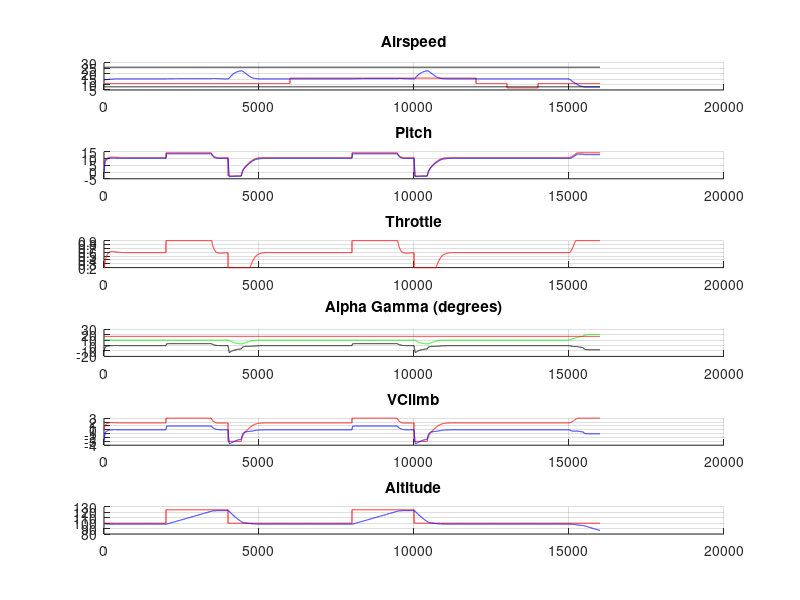

Source code (MATLAB):
clear
clc
close all



dt = 1/60;
simsteps = 16000;

timespan=0:1/60:100;

t = 0;
airspeed = 14;
acceleration = 0;
vclimb = 0;
altitude = 100;
pitch = 0;
alpha = 0;
pitch_sp = 0.2;
throttle = 0.5;
power = 0.25;
elevator = 0;


% Airspeed command
airspeed_sp  = ones(1,simsteps).* 11;
airspeed_sp(1,6000:12000) = 16;
airspeed_sp(1,13000:14000) = 7;

% Altitude command
altitude_sp  = ones(1,simsteps).* 100;
altitude_sp(1,2000:4000) = 125;
altitude_sp(1,8000:10000) = 125;

battery_good = ones(1,simsteps);
battery_good(1,15000:16000) = 0;

% Save state
X = zeros(simsteps,13);

% Very sofisticated Aircraft Model
Vmax    = 26;   % Level flight full power
Vmin    = 8;    % Stall
Mass    = 1.0;

% Controller States
pitch_cumsum = 0;
airspeed_cumsum = 0;

controller = 1;

for i=1:simsteps
    
    %%%%%%%%%%%%%%%%%%%%%%%%%%%%%%%%%%%%%%%%%%%%%%%%%%%%%%
    % Simplified A/C long dynamics with stall and energy
    %%%%%%%%%%%%%%%%%%%%%%%%%%%%%%%%%%%%%%%%%%%%%%%%%%%%%%
    % Pitch loop without integrators
    elevator = (pitch_sp - pitch) * 15;
    if (elevator > 0.4)
        elevator = 0.4;
    elseif (elevator < -0.2)
        elevator = -0.2;
    end
    % Follow elevator but also align with the flow
    pitch = pitch + elevator * dt - alpha * dt; 
    % Angle of attack from 0 deg at vmax to 17 deg stall at vmin
    if airspeed > Vmax
        alpha = 0;
        LoverD = 6;
    elseif airspeed < Vmin
        % from Vmin downto 3/4Vmin ... increase alpha from 17 to 45 deg 
        lin = (Vmin-airspeed) / (Vmin/4);
        if (lin > 2)
            lin = 2;
        end
        alpha = (17 + (45-17) * lin) / 57; % complete stall
        LoverD = 8 + (4.1-8) * lin;
    else
        alpha = (Vmax - airspeed) / (Vmax-Vmin) * 17.0 / 57;
        LoverD = 8;
    end
    % Path angle
    gamma = pitch - alpha;
    vclimb = sin(gamma) * airspeed;
    altitude = altitude + vclimb * dt;
    % Using the pitch angle...
    P_climb = vclimb * Mass;
    % Lift over Drag
    P_drag = airspeed / LoverD * Mass;
    % Motor Energy
    if battery_good(i) == 0
        throttle = 0;
    end
    power_sp = throttle ^ 2;
    power = power + (power_sp - power) * 0.1;
    % Full throttle = same energy as vmax glide
    P_motor = (Vmax / LoverD) * sqrt(power) * Mass;
    % Total energy
    P_tot = P_motor - P_drag - P_climb;

    acceleration = P_tot / Mass;
    airspeed = airspeed + (acceleration * dt);
    
    if (airspeed < Vmin/2)
        airspeed = Vmin/2;
    end
    if (altitude < 0)
        altitude = 0;
    end
    
    %%%%%%%%%%%%%%%%%%%%%%%%%
    % Run Control 1
    
    if controller == 1
        Throttle_min = 0.2;
        Throttle_max = 0.9;
        
        Pitch_min = -20/57;
        Pitch_max = 30/57;

        

        % Traditional with integrators:

        vclimb_sp = (altitude_sp(i) - altitude);
        if (vclimb_sp > 3)
            vclimb_sp = 3;
        elseif (vclimb_sp < -3)
            vclimb_sp = -3;
        end
        throttle = vclimb_sp * 0.33;
        if (throttle > Throttle_max)
            throttle = Throttle_max;
        elseif (throttle < Throttle_min)
            throttle = Throttle_min;
        end
        % P-gain
        pitch_sp = 0.1 +  vclimb_sp * 0.05;
        if (pitch_sp > Pitch_max)
            pitch_sp = Pitch_max;
        elseif (pitch_sp < Pitch_min)
            pitch_sp = Pitch_min;
        end 

    %%%%%%%%%%%%%%%%%%%%%%%%%
    % Run Control 2
    
    elseif controller == 2
        Throttle_min = 0.15;
        Throttle_max = 1;
        
        Pitch_min = 6/57;
        Pitch_max = 18/57;

        

        % Traditional with integrators:

        vclimb_sp = (altitude_sp(i) - altitude);
        if (vclimb_sp > 3)
            vclimb_sp = 3;
        elseif (vclimb_sp < -3)
            vclimb_sp = -3;
        end
        % I-gain
        pitch_cumsum = pitch_cumsum + vclimb_sp * 0.001;
        if (pitch_cumsum > Pitch_max)
            pitch_cumsum = Pitch_max;
        elseif (pitch_cumsum < Pitch_min)
            pitch_cumsum = Pitch_min;
        end 
        % P-gain
        pitch_sp = pitch_cumsum +  vclimb_sp * 0.05;

        err_airspeed = airspeed_sp(i) - airspeed;
        airspeed_cumsum = airspeed_cumsum + err_airspeed * 0.0002;
        if (airspeed_cumsum > Throttle_max)
            airspeed_cumsum = Throttle_max;
        elseif (airspeed_cumsum < Throttle_min)
            airspeed_cumsum = Throttle_min;
        end
        throttle = airspeed_cumsum + err_airspeed * 0.08;
        if (throttle > Throttle_max)
            throttle = Throttle_max;
        elseif (throttle < Throttle_min)
            throttle = Throttle_min;
        end
    
    end    
    
    % Save For plotting
    X(i,:) = [  airspeed_sp(i) airspeed altitude_sp(i) altitude  throttle power pitch_sp pitch alpha gamma elevator vclimb_sp vclimb]; 
    
end



figure
subplot(6,1,1)
hold on
plot(airspeed_sp,'r');
plot(X(:,2),'b');
plot(ones(simsteps,1)*Vmin,'k');
plot(ones(simsteps,1)*Vmax,'k');
title('Airspeed')
grid

subplot(6,1,2)
hold on
plot(X(:,7)*57,'r');
plot(X(:,8)*57,'b');
title('Pitch')
grid

subplot(6,1,3)
hold on
plot(X(:,5),'r');
title('Throttle')
grid


subplot(6,1,4)
hold on
plot(X(:,9)*57,'g');
plot(ones(simsteps,1)*17,'r');
plot(X(:,10)*57,'k');
title('Alpha Gamma (degrees)')
%legend('1','2')
grid

subplot(6,1,5)
hold on
plot(X(:,12),'r');
plot(X(:,13),'b');
title('VClimb')
grid

subplot(6,1,6)
hold on
plot(altitude_sp,'r');
plot(X(:,4),'b');
title('Altitude')
grid

